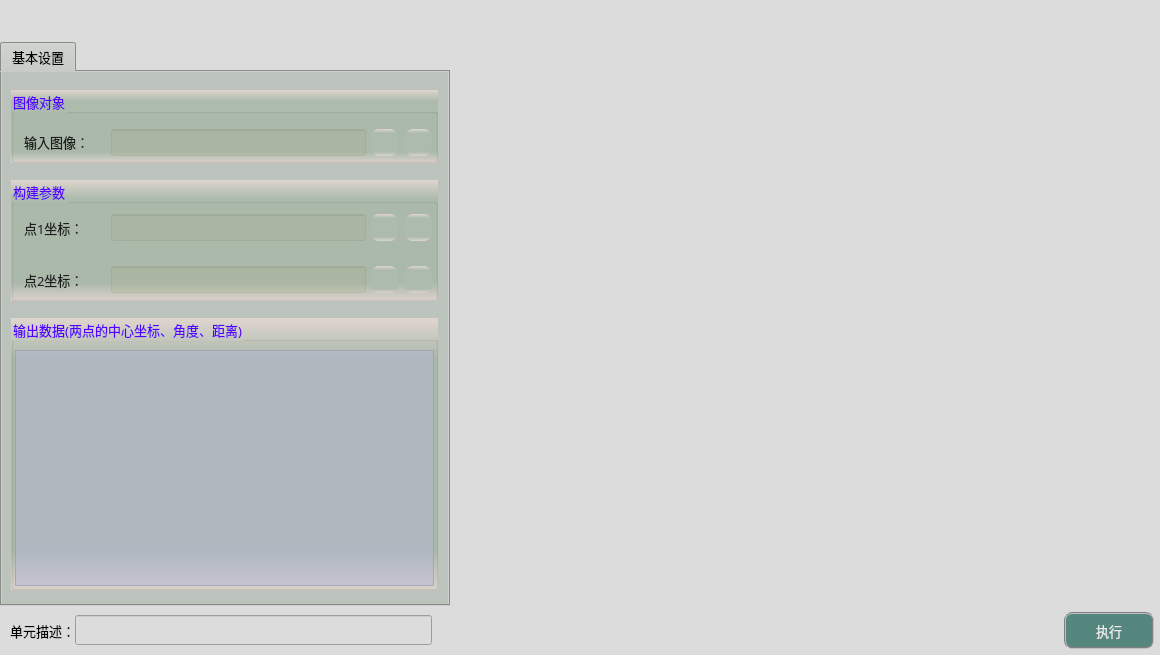
<?xml version="1.0" encoding="UTF-8"?>
<ui version="4.0">
 <class>frmPointPointClass</class>
 <widget class="QDialog" name="frmPointPointClass">
  <property name="geometry">
   <rect>
    <x>0</x>
    <y>0</y>
    <width>1160</width>
    <height>655</height>
   </rect>
  </property>
  <property name="sizePolicy">
   <sizepolicy hsizetype="Fixed" vsizetype="Fixed">
    <horstretch>0</horstretch>
    <verstretch>0</verstretch>
   </sizepolicy>
  </property>
  <property name="minimumSize">
   <size>
    <width>1160</width>
    <height>655</height>
   </size>
  </property>
  <property name="maximumSize">
   <size>
    <width>1160</width>
    <height>655</height>
   </size>
  </property>
  <property name="windowTitle">
   <string>点+点</string>
  </property>
  <property name="styleSheet">
   <string notr="true">background-color: rgb(220, 220, 220);</string>
  </property>
  <layout class="QGridLayout" name="gridLayout">
   <property name="leftMargin">
    <number>0</number>
   </property>
   <property name="topMargin">
    <number>0</number>
   </property>
   <property name="rightMargin">
    <number>0</number>
   </property>
   <property name="bottomMargin">
    <number>0</number>
   </property>
   <property name="spacing">
    <number>1</number>
   </property>
   <item row="1" column="0">
    <widget class="QTabWidget" name="tabWidget">
     <property name="sizePolicy">
      <sizepolicy hsizetype="Fixed" vsizetype="Expanding">
       <horstretch>0</horstretch>
       <verstretch>0</verstretch>
      </sizepolicy>
     </property>
     <property name="minimumSize">
      <size>
       <width>450</width>
       <height>550</height>
      </size>
     </property>
     <property name="maximumSize">
      <size>
       <width>16777215</width>
       <height>16777215</height>
      </size>
     </property>
     <property name="font">
      <font>
       <family>微软雅黑</family>
       <pointsize>10</pointsize>
      </font>
     </property>
     <property name="styleSheet">
      <string notr="true">background-color: #bcc2bc;</string>
     </property>
     <property name="currentIndex">
      <number>0</number>
     </property>
     <widget class="QWidget" name="tab">
      <attribute name="title">
       <string>基本设置</string>
      </attribute>
      <widget class="QGroupBox" name="groupCamera">
       <property name="geometry">
        <rect>
         <x>9</x>
         <y>18</y>
         <width>427</width>
         <height>73</height>
        </rect>
       </property>
       <property name="font">
        <font>
         <family>微软雅黑</family>
         <pointsize>10</pointsize>
        </font>
       </property>
       <property name="styleSheet">
        <string notr="true">background-color: qlineargradient(x1:0, y1:0, x2:0, y2:1, stop:0 #dfd5cf, stop: 0.15 #acbbac, stop: 0.85 #acbbac,stop:1 #dfd5cf);
color: rgb(85, 0, 255);</string>
       </property>
       <property name="title">
        <string>图像对象</string>
       </property>
       <widget class="QLabel" name="label_4">
        <property name="geometry">
         <rect>
          <x>13</x>
          <y>42</y>
          <width>79</width>
          <height>19</height>
         </rect>
        </property>
        <property name="font">
         <font>
          <family>微软雅黑</family>
          <pointsize>10</pointsize>
         </font>
        </property>
        <property name="styleSheet">
         <string notr="true">color: rgb(30, 30, 30);
background: transparent;</string>
        </property>
        <property name="text">
         <string>输入图像：</string>
        </property>
       </widget>
       <widget class="QLineEdit" name="txtLinkImage">
        <property name="geometry">
         <rect>
          <x>100</x>
          <y>39</y>
          <width>255</width>
          <height>27</height>
         </rect>
        </property>
        <property name="font">
         <font>
          <family>微软雅黑</family>
          <pointsize>10</pointsize>
         </font>
        </property>
        <property name="styleSheet">
         <string notr="true">color: rgb(0, 0, 200);
background-color: rgba(170, 170, 127,50);</string>
        </property>
        <property name="alignment">
         <set>Qt::AlignCenter</set>
        </property>
        <property name="readOnly">
         <bool>true</bool>
        </property>
       </widget>
       <widget class="QPushButton" name="btnLinkImage">
        <property name="geometry">
         <rect>
          <x>360</x>
          <y>39</y>
          <width>27</width>
          <height>27</height>
         </rect>
        </property>
        <property name="toolTip">
         <string>链接图像</string>
        </property>
        <property name="styleSheet">
         <string notr="true">QWidget{ border:none;border-radius: 8px;padding: 2px 4px;}
QPushButton:hover{ background-color: rgba(85, 150, 127, 100);}
QPushButton:pressed{background-color: rgba(85, 180, 127, 160);}</string>
        </property>
        <property name="text">
         <string/>
        </property>
        <property name="icon">
         <iconset resource="sub_res.qrc">
          <normaloff>:/resource/link.png</normaloff>:/resource/link.png</iconset>
        </property>
        <property name="iconSize">
         <size>
          <width>27</width>
          <height>27</height>
         </size>
        </property>
       </widget>
       <widget class="QPushButton" name="btnDelLinkImage">
        <property name="geometry">
         <rect>
          <x>394</x>
          <y>39</y>
          <width>27</width>
          <height>27</height>
         </rect>
        </property>
        <property name="toolTip">
         <string>删除图像链接</string>
        </property>
        <property name="styleSheet">
         <string notr="true">QWidget{ border:none;border-radius: 8px;padding: 2px 4px;}
QPushButton:hover{ background-color: rgba(226, 142, 162, 100);}
QPushButton:pressed{background-color: rgba(226, 172, 162, 200);}</string>
        </property>
        <property name="text">
         <string/>
        </property>
        <property name="icon">
         <iconset resource="sub_res.qrc">
          <normaloff>:/resource/del_link.png</normaloff>:/resource/del_link.png</iconset>
        </property>
        <property name="iconSize">
         <size>
          <width>27</width>
          <height>27</height>
         </size>
        </property>
       </widget>
      </widget>
      <widget class="QGroupBox" name="groupC2">
       <property name="geometry">
        <rect>
         <x>9</x>
         <y>108</y>
         <width>427</width>
         <height>121</height>
        </rect>
       </property>
       <property name="font">
        <font>
         <family>微软雅黑</family>
         <pointsize>10</pointsize>
        </font>
       </property>
       <property name="styleSheet">
        <string notr="true">background-color: qlineargradient(x1:0, y1:0, x2:0, y2:1, stop:0 #dfd5cf, stop: 0.15 #acbbac, stop: 0.85 #acbbac,stop:1 #dfd5cf);
color: rgb(85, 0, 255);</string>
       </property>
       <property name="title">
        <string>构建参数</string>
       </property>
       <widget class="QPushButton" name="btnLinkPoint1">
        <property name="geometry">
         <rect>
          <x>360</x>
          <y>34</y>
          <width>27</width>
          <height>27</height>
         </rect>
        </property>
        <property name="toolTip">
         <string>链接点1坐标</string>
        </property>
        <property name="styleSheet">
         <string notr="true">QWidget{ border:none;border-radius: 8px;padding: 2px 4px;}
QPushButton:hover{ background-color: rgba(85, 150, 127, 100);}
QPushButton:pressed{background-color: rgba(85, 180, 127, 160);}</string>
        </property>
        <property name="text">
         <string/>
        </property>
        <property name="icon">
         <iconset resource="sub_res.qrc">
          <normaloff>:/resource/link.png</normaloff>:/resource/link.png</iconset>
        </property>
        <property name="iconSize">
         <size>
          <width>27</width>
          <height>27</height>
         </size>
        </property>
       </widget>
       <widget class="QPushButton" name="btnDelLinkPoint2">
        <property name="geometry">
         <rect>
          <x>394</x>
          <y>86</y>
          <width>27</width>
          <height>27</height>
         </rect>
        </property>
        <property name="toolTip">
         <string>删除点2坐标链接</string>
        </property>
        <property name="styleSheet">
         <string notr="true">QWidget{ border:none;border-radius: 8px;padding: 2px 4px;}
QPushButton:hover{ background-color: rgba(226, 142, 162, 100);}
QPushButton:pressed{background-color: rgba(226, 172, 162, 200);}</string>
        </property>
        <property name="text">
         <string/>
        </property>
        <property name="icon">
         <iconset resource="sub_res.qrc">
          <normaloff>:/resource/del_link.png</normaloff>:/resource/del_link.png</iconset>
        </property>
        <property name="iconSize">
         <size>
          <width>27</width>
          <height>27</height>
         </size>
        </property>
       </widget>
       <widget class="QLineEdit" name="txtLinkPoint2">
        <property name="geometry">
         <rect>
          <x>100</x>
          <y>86</y>
          <width>255</width>
          <height>27</height>
         </rect>
        </property>
        <property name="font">
         <font>
          <family>微软雅黑</family>
          <pointsize>10</pointsize>
         </font>
        </property>
        <property name="toolTip">
         <string>cv::Point或cv::Point2f类型</string>
        </property>
        <property name="styleSheet">
         <string notr="true">color: rgb(0, 0, 200);
background-color: rgba(170, 170, 127,50);</string>
        </property>
        <property name="alignment">
         <set>Qt::AlignCenter</set>
        </property>
        <property name="readOnly">
         <bool>true</bool>
        </property>
       </widget>
       <widget class="QLabel" name="label_6">
        <property name="geometry">
         <rect>
          <x>13</x>
          <y>38</y>
          <width>79</width>
          <height>19</height>
         </rect>
        </property>
        <property name="font">
         <font>
          <family>微软雅黑</family>
          <pointsize>10</pointsize>
         </font>
        </property>
        <property name="styleSheet">
         <string notr="true">color: rgb(30, 30, 30);
background: transparent;</string>
        </property>
        <property name="text">
         <string>点1坐标：</string>
        </property>
       </widget>
       <widget class="QPushButton" name="btnDelLinkPoint1">
        <property name="geometry">
         <rect>
          <x>394</x>
          <y>34</y>
          <width>27</width>
          <height>27</height>
         </rect>
        </property>
        <property name="toolTip">
         <string>删除点1坐标链接</string>
        </property>
        <property name="styleSheet">
         <string notr="true">QWidget{ border:none;border-radius: 8px;padding: 2px 4px;}
QPushButton:hover{ background-color: rgba(226, 142, 162, 100);}
QPushButton:pressed{background-color: rgba(226, 172, 162, 200);}</string>
        </property>
        <property name="text">
         <string/>
        </property>
        <property name="icon">
         <iconset resource="sub_res.qrc">
          <normaloff>:/resource/del_link.png</normaloff>:/resource/del_link.png</iconset>
        </property>
        <property name="iconSize">
         <size>
          <width>27</width>
          <height>27</height>
         </size>
        </property>
       </widget>
       <widget class="QPushButton" name="btnLinkPoint2">
        <property name="geometry">
         <rect>
          <x>360</x>
          <y>86</y>
          <width>27</width>
          <height>27</height>
         </rect>
        </property>
        <property name="toolTip">
         <string>链接点2坐标</string>
        </property>
        <property name="styleSheet">
         <string notr="true">QWidget{ border:none;border-radius: 8px;padding: 2px 4px;}
QPushButton:hover{ background-color: rgba(85, 150, 127, 100);}
QPushButton:pressed{background-color: rgba(85, 180, 127, 160);}</string>
        </property>
        <property name="text">
         <string/>
        </property>
        <property name="icon">
         <iconset resource="sub_res.qrc">
          <normaloff>:/resource/link.png</normaloff>:/resource/link.png</iconset>
        </property>
        <property name="iconSize">
         <size>
          <width>27</width>
          <height>27</height>
         </size>
        </property>
       </widget>
       <widget class="QLineEdit" name="txtLinkPoint1">
        <property name="geometry">
         <rect>
          <x>100</x>
          <y>34</y>
          <width>255</width>
          <height>27</height>
         </rect>
        </property>
        <property name="font">
         <font>
          <family>微软雅黑</family>
          <pointsize>10</pointsize>
         </font>
        </property>
        <property name="toolTip">
         <string>cv::Point或cv::Point2f类型</string>
        </property>
        <property name="styleSheet">
         <string notr="true">color: rgb(0, 0, 200);
background-color: rgba(170, 170, 127,50);</string>
        </property>
        <property name="alignment">
         <set>Qt::AlignCenter</set>
        </property>
        <property name="readOnly">
         <bool>true</bool>
        </property>
       </widget>
       <widget class="QLabel" name="label_7">
        <property name="geometry">
         <rect>
          <x>13</x>
          <y>90</y>
          <width>79</width>
          <height>19</height>
         </rect>
        </property>
        <property name="font">
         <font>
          <family>微软雅黑</family>
          <pointsize>10</pointsize>
         </font>
        </property>
        <property name="styleSheet">
         <string notr="true">color: rgb(30, 30, 30);
background: transparent;</string>
        </property>
        <property name="text">
         <string>点2坐标：</string>
        </property>
       </widget>
      </widget>
      <widget class="QGroupBox" name="groupC3">
       <property name="geometry">
        <rect>
         <x>9</x>
         <y>246</y>
         <width>427</width>
         <height>272</height>
        </rect>
       </property>
       <property name="font">
        <font>
         <family>微软雅黑</family>
         <pointsize>10</pointsize>
        </font>
       </property>
       <property name="styleSheet">
        <string notr="true">background-color: qlineargradient(x1:0, y1:0, x2:0, y2:1, stop:0 #dfd5cf, stop: 0.15 #acbbac, stop: 0.85 #acbbac,stop:1 #dfd5cf);
color: rgb(85, 0, 255);</string>
       </property>
       <property name="title">
        <string>输出数据(两点的中心坐标、角度、距离)</string>
       </property>
       <widget class="QTextEdit" name="txtMsg">
        <property name="geometry">
         <rect>
          <x>4</x>
          <y>32</y>
          <width>419</width>
          <height>236</height>
         </rect>
        </property>
        <property name="font">
         <font>
          <family>微软雅黑</family>
         </font>
        </property>
        <property name="styleSheet">
         <string notr="true">QTextEdit         
{
    background-color: rgba(180, 180, 215,120);    
    gridline-color: rgba(220, 220, 255,255);
    color: rgba(20, 20, 20,200);
}
QScrollBar:vertical{ 
		background:#FFFFF2;
		padding-top:20px;
		padding-bottom:20px;
		padding-left:2px;
		padding-right:2px;
		border-left:1px solid #d7d7d7;}
QScrollBar::handle:vertical{
		background:#dbdbdb;
		border-radius:6px;
		min-height:20px;}
QScrollBar::handle:vertical:hover{
		background:#d0d0d0;}
QScrollBar::add-line:vertical{
		background:url(:/resource/down.png) center no-repeat;}
QScrollBar::sub-line:vertical{
		background:url(:/resource/up.png) center no-repeat;}
QScrollBar:horizontal{ 
		background:#FFFFF2;
		padding-top:20px;
		padding-bottom:20px;
		padding-left:2px;
		padding-right:2px;
		border-left:1px solid #d7d7d7;}
QScrollBar::handle:horizontal{
		background:#dbdbdb;
		border-radius:6px;
		min-height:20px;}
QScrollBar::handle:horizontal:hover{
		background:#d0d0d0;}
QScrollBar::add-line:horizontal{
		background:url(:/resource/right.png) center no-repeat;}
QScrollBar::sub-line:horizontal{
		background:url(:/resource/left.png) center no-repeat;}</string>
        </property>
        <property name="readOnly">
         <bool>true</bool>
        </property>
       </widget>
      </widget>
     </widget>
    </widget>
   </item>
   <item row="1" column="1">
    <spacer name="horizontalSpacer_3">
     <property name="orientation">
      <enum>Qt::Horizontal</enum>
     </property>
     <property name="sizeType">
      <enum>QSizePolicy::Fixed</enum>
     </property>
     <property name="sizeHint" stdset="0">
      <size>
       <width>3</width>
       <height>20</height>
      </size>
     </property>
    </spacer>
   </item>
   <item row="0" column="0">
    <spacer name="verticalSpacer_2">
     <property name="orientation">
      <enum>Qt::Vertical</enum>
     </property>
     <property name="sizeType">
      <enum>QSizePolicy::Fixed</enum>
     </property>
     <property name="sizeHint" stdset="0">
      <size>
       <width>20</width>
       <height>42</height>
      </size>
     </property>
    </spacer>
   </item>
   <item row="1" column="2">
    <layout class="QGridLayout" name="imageLayout">
     <property name="spacing">
      <number>1</number>
     </property>
    </layout>
   </item>
   <item row="2" column="0">
    <spacer name="verticalSpacer_4">
     <property name="orientation">
      <enum>Qt::Vertical</enum>
     </property>
     <property name="sizeType">
      <enum>QSizePolicy::Fixed</enum>
     </property>
     <property name="sizeHint" stdset="0">
      <size>
       <width>20</width>
       <height>5</height>
      </size>
     </property>
    </spacer>
   </item>
   <item row="3" column="0" colspan="3">
    <layout class="QHBoxLayout" name="horizontalLayout">
     <property name="spacing">
      <number>0</number>
     </property>
     <property name="bottomMargin">
      <number>6</number>
     </property>
     <item>
      <spacer name="horizontalSpacer">
       <property name="orientation">
        <enum>Qt::Horizontal</enum>
       </property>
       <property name="sizeType">
        <enum>QSizePolicy::Fixed</enum>
       </property>
       <property name="sizeHint" stdset="0">
        <size>
         <width>10</width>
         <height>20</height>
        </size>
       </property>
      </spacer>
     </item>
     <item>
      <widget class="QLabel" name="label_3">
       <property name="sizePolicy">
        <sizepolicy hsizetype="Fixed" vsizetype="Fixed">
         <horstretch>0</horstretch>
         <verstretch>0</verstretch>
        </sizepolicy>
       </property>
       <property name="maximumSize">
        <size>
         <width>83</width>
         <height>25</height>
        </size>
       </property>
       <property name="font">
        <font>
         <family>微软雅黑</family>
         <pointsize>10</pointsize>
        </font>
       </property>
       <property name="styleSheet">
        <string notr="true">background-color: rgba(255, 255, 255, 0);</string>
       </property>
       <property name="text">
        <string>单元描述：</string>
       </property>
      </widget>
     </item>
     <item>
      <widget class="QLineEdit" name="txtDescribe">
       <property name="sizePolicy">
        <sizepolicy hsizetype="Fixed" vsizetype="Fixed">
         <horstretch>0</horstretch>
         <verstretch>0</verstretch>
        </sizepolicy>
       </property>
       <property name="minimumSize">
        <size>
         <width>357</width>
         <height>30</height>
        </size>
       </property>
       <property name="maximumSize">
        <size>
         <width>16777215</width>
         <height>30</height>
        </size>
       </property>
       <property name="font">
        <font>
         <family>微软雅黑</family>
         <pointsize>10</pointsize>
        </font>
       </property>
      </widget>
     </item>
     <item>
      <spacer name="horizontalSpacer_8">
       <property name="orientation">
        <enum>Qt::Horizontal</enum>
       </property>
       <property name="sizeHint" stdset="0">
        <size>
         <width>40</width>
         <height>20</height>
        </size>
       </property>
      </spacer>
     </item>
     <item>
      <widget class="QPushButton" name="btnExecute">
       <property name="minimumSize">
        <size>
         <width>90</width>
         <height>37</height>
        </size>
       </property>
       <property name="font">
        <font>
         <family>微软雅黑</family>
         <pointsize>10</pointsize>
        </font>
       </property>
       <property name="styleSheet">
        <string notr="true">QWidget{ background-color: rgb(85, 135, 127);}
QWidget{ color: rgb(235, 235, 235);}
QWidget{ border: 2px groove gray;border-radius: 8px;padding: 2px 4px;}
QPushButton:hover{ background-color: rgb(85, 155, 127);}
QPushButton:pressed{background-color: rgb(85, 175, 127);}</string>
       </property>
       <property name="text">
        <string>执行</string>
       </property>
      </widget>
     </item>
     <item>
      <spacer name="horizontalSpacer_2">
       <property name="orientation">
        <enum>Qt::Horizontal</enum>
       </property>
       <property name="sizeType">
        <enum>QSizePolicy::Fixed</enum>
       </property>
       <property name="sizeHint" stdset="0">
        <size>
         <width>6</width>
         <height>20</height>
        </size>
       </property>
      </spacer>
     </item>
    </layout>
   </item>
   <item row="0" column="2">
    <spacer name="verticalSpacer">
     <property name="orientation">
      <enum>Qt::Vertical</enum>
     </property>
     <property name="sizeType">
      <enum>QSizePolicy::Fixed</enum>
     </property>
     <property name="sizeHint" stdset="0">
      <size>
       <width>20</width>
       <height>42</height>
      </size>
     </property>
    </spacer>
   </item>
  </layout>
 </widget>
 <layoutdefault spacing="6" margin="11"/>
 <resources>
  <include location="sub_res.qrc"/>
  <include location="../../ImageProcess/ImageFlip/sub_res.qrc"/>
  <include location="../../GeometryTools/FitEllipse/sub_res.qrc"/>
  <include location="../../GeometryTools/FitLine/sub_res.qrc"/>
 </resources>
 <connections/>
</ui>
